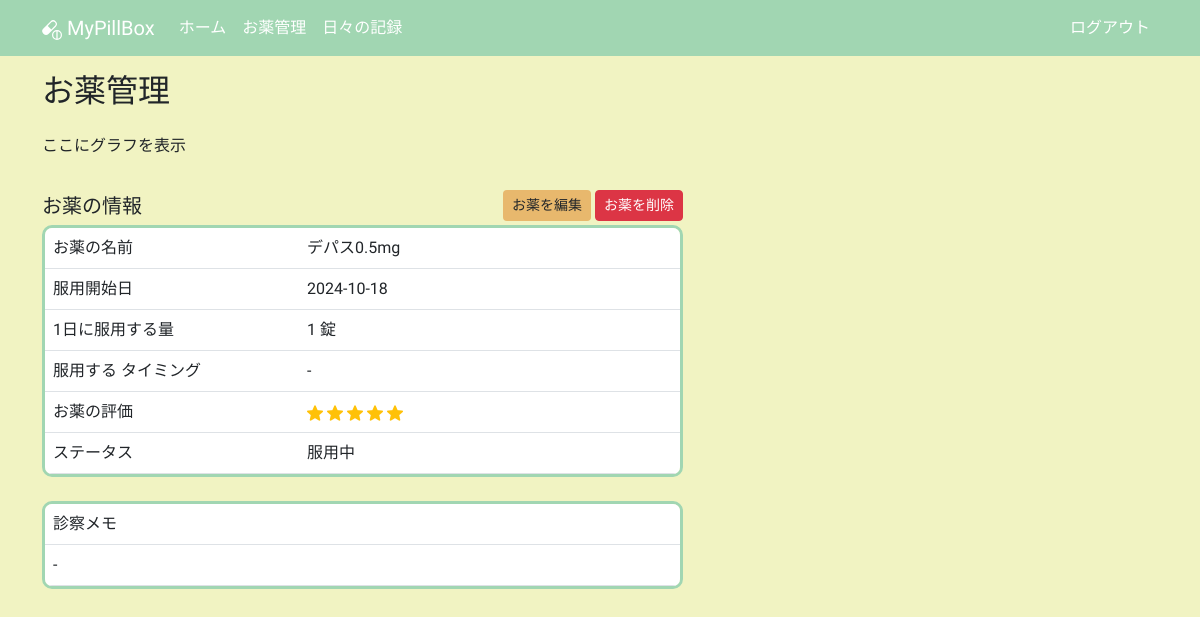
The page /medicine_detail/1 (signed in) on the database its author committed.
### app/models.py (models this page shows, shortened)
class Medicine(db.Model):
    __tablename__ = "medicines"
    id: so.Mapped[int] = so.mapped_column(primary_key=True)
    name: so.Mapped[str] = so.mapped_column(sa.String(100))
    taking_start_date: so.Mapped[datetime.date] = so.mapped_column(sa.Date)
    dose_per_day: so.Mapped[Optional[float]]
    taking_timing: so.Mapped[Optional[str]] = so.mapped_column(sa.String(100))
    memo: so.Mapped[Optional[str]] = so.mapped_column(sa.Text)
    rating: so.Mapped[Optional[int]] = so.mapped_column(default=0)
    is_active: so.Mapped[bool] = so.mapped_column(sa.Boolean)
    taking_unit: so.Mapped[TakingUnit] = so.mapped_column(sa.Enum(TakingUnit))
    user_id: so.Mapped[int] = so.mapped_column(sa.ForeignKey(User.id))
    user: so.Mapped[User] = so.relationship(back_populates="medicines")

### app/routes.py (the view)
@app.route("/medicine_detail/<int:medicine_id>")
@login_required
def medicine_detail(medicine_id):
    medicine = db.session.get(Medicine, medicine_id)
    if medicine is None or medicine.user_id != current_user.id:
        abort(404)
    return render_template("medicine_detail.html", medicine=medicine)

### app/models.py (called while the page is built)
@login.user_loader
def load_user(id):
    return db.session.get(User, int(id))

### app/templates/medicine_detail.html (shortened to what this page needs)
{% extends "base.html" %}
{% block content %}
  <h2 class="mb-4">お薬管理</h2>
  <div class="row">
    <div class="col-12 col-lg-7 mb-3">
      <p>ここにグラフを表示</p>
    </div>
  </div>
  <div class="row">
    <div class="col-12 col-lg-7 mb-2">
      <div class="mb-1 d-flex justify-content-between align-items-center">
        <h5 class="mb-0">お薬の情報</h5>
        <div>
          <a href="{{ url_for('index') }}" class="btn btn-custom btn-sm">お薬を編集</a>
          <a href="{{ url_for('index') }}" class="btn btn-danger btn-sm">お薬を削除</a>
        </div>
      </div>
      <table class="table table-hover">
        <tr>
          <td style="width: 40%;">お薬の名前</td>
          <td style="width: 60%;">{{ medicine.name }}</td>
        </tr>
        <tr>
          <td style="width: 40%;">服用開始日</td>
          <td style="width: 60%;">{{ medicine.taking_start_date }}</td>
        </tr>
        <tr>
          <td style="width: 40%;">1日に服用する量</td>
          <td style="width: 60%;">
            {% if not medicine.dose_per_day %}
              -
            {% elif (medicine.dose_per_day|string).split(".")[1] == "0" %}
              {{ medicine.dose_per_day|int }}
            {% else %}
              {{ medicine.dose_per_day }}
            {% endif %}
            {{ medicine.taking_unit.value }}
          </td>
        </tr>
        <tr>
          <td style="width: 40%;">
            服用する
            タイミング
          </td>
          <td style="width: 60%;">{{ medicine.taking_timing or "-" }}</td>
        </tr>
        <tr>
          <td style="width: 40%;">お薬の評価</td>
          <td style="width: 60%;">
            {% for i in range(0, medicine.rating) %}
              <img src="{{ url_for('static', filename='images/star_on.png') }}"
                   class="star-display rating-checked"
                   alt="star">
            {% endfor %}
          </td>
        </tr>
        <tr>
          <td style="width: 40%;">ステータス</td>
          <td style="width: 60%;">
            {% if medicine.is_active == True %}
              服用中
            {% else %}
              服用していない
            {% endif %}
          </td>
        </tr>
      </table>
    </div>
  </div>
  <div class="row">
    <div class="col-12 col-lg-7 mb-3">
      <table class="table table-hover">
        <tr>
          <td>診察メモ</td>
        </tr>
        <tr>
          <td>{{ medicine.memo or "-" }}</td>
        </tr>
      </table>
    </div>
  </div>
{% endblock content %}

### app/templates/base.html (style rules this page uses)
body { background-color: #F1F3C2; font-family: "Zen Maru Gothic", serif; font-weight: 500; font-style: normal; }
.btn-custom { background-color: #E8B86D; font-weight: 500; }
.rating-checked { filter: none!important; }
.star-display { width: 1em; height: 1em; filter: invert(99%) sepia(1%) saturate(0%) hue-rotate(161deg) brightness(101%) contrast(104%); }
.table { border: 3px #A1D6B2 solid; border-collapse: separate; border-spacing: 0; border-radius: 10px; overflow: hidden; }
.table td { border-bottom: 1px #dee2e6 solid; }

### rows shown on the page
Medicine: name "デパス0.5mg", taking_start_date "2024-10-18", dose_per_day "1", taking_unit.value "錠", taking_timing "-", rating 5 (drawn), memo "-"
